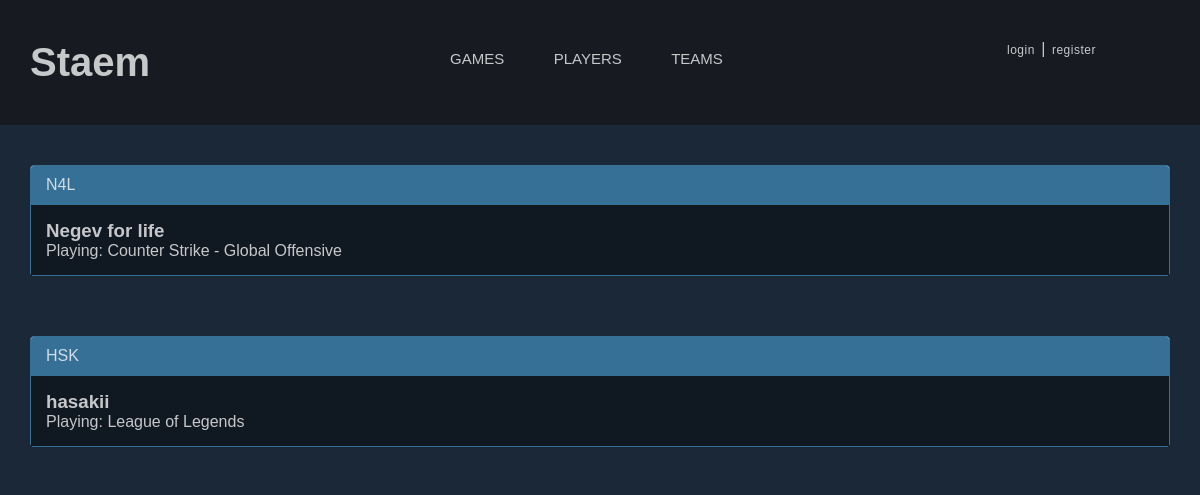
The page /teamlist.php on the database as committed earlier.
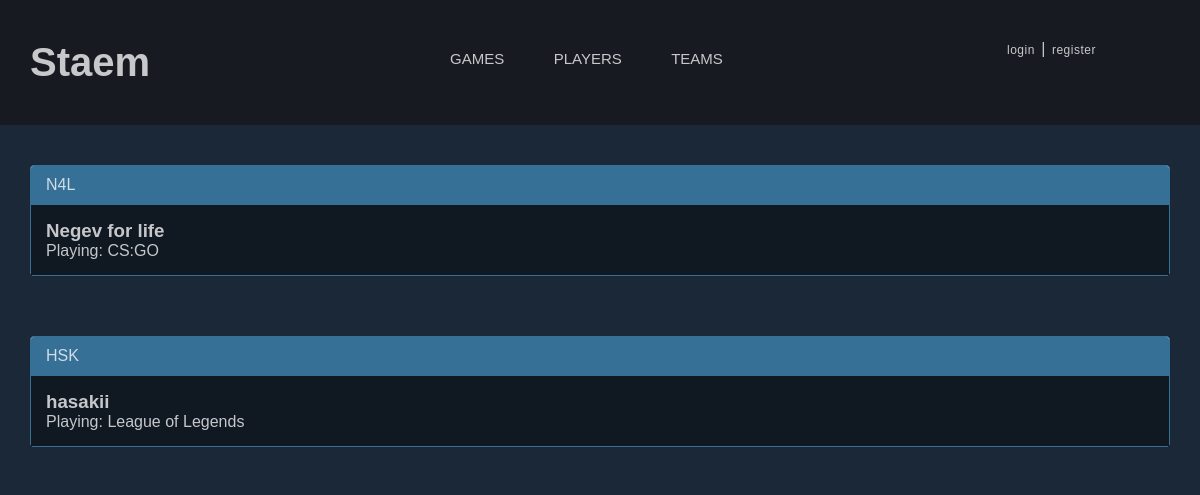
The same page on the database as committed later.
### tables this page shows
create table team (
  tag int primary key auto_increment,
  gameid int not null,
  teamname nvarchar(40),
  sname varchar(3),
  foreign key (gameid) references game(id)
  );

create table game (
id int primary key auto_increment,
title nvarchar(50) not null,
score float(3),
pic text ,
summary text not null
);

### functions.php (called while the page is built, shortened)
<?php
    function myq ($link,$cmd) {
        $stuff=mysqli_query($link,$cmd);
        return $stuff;
    }
?>

### teamlist.php (the view, shortened to what this page needs)
<!DOCTYPE html>
<html lang="HU">
    <head>
        <link href="bootstrap\bootstrap.css" rel="stylesheet">
        <link href="mainf.css" rel="stylesheet">
    </head>
    <body>
    <?php
        include 'menu.php';
        require_once("functions.php");
        $link=myconnect();
        $result=myq($link,"SELECT * FROM team");
        while ($row=mysqli_fetch_array($result)) {
            $result2=myq($link,"SELECT * FROM game WHERE id=".$row["gameid"].";");
            $gamerow=mysqli_fetch_array($result2);
            echo "
                <div class='container'>
                    <div class='panel panel-primary' style='margin-top:40px'>
                        <div class="."panel-heading"."><a href="."team.php?teamtag=".$row["tag"]."".">".$row["sname"]."</a></div>
                        <div class="."panel-body".">
                            <h3>".$row["teamname"]."</h3>
                            <p>Playing: ".$gamerow["title"]."</p>
                        </div>
                    </div>
                </div>
                ";
        }
    ?>
    </body>
</html>

Rows that differ between the two databases and show on the page:
changed through a linked row, team "Negev for life": gameid.title "Counter Strike - Global Offensive" → "CS:GO"
